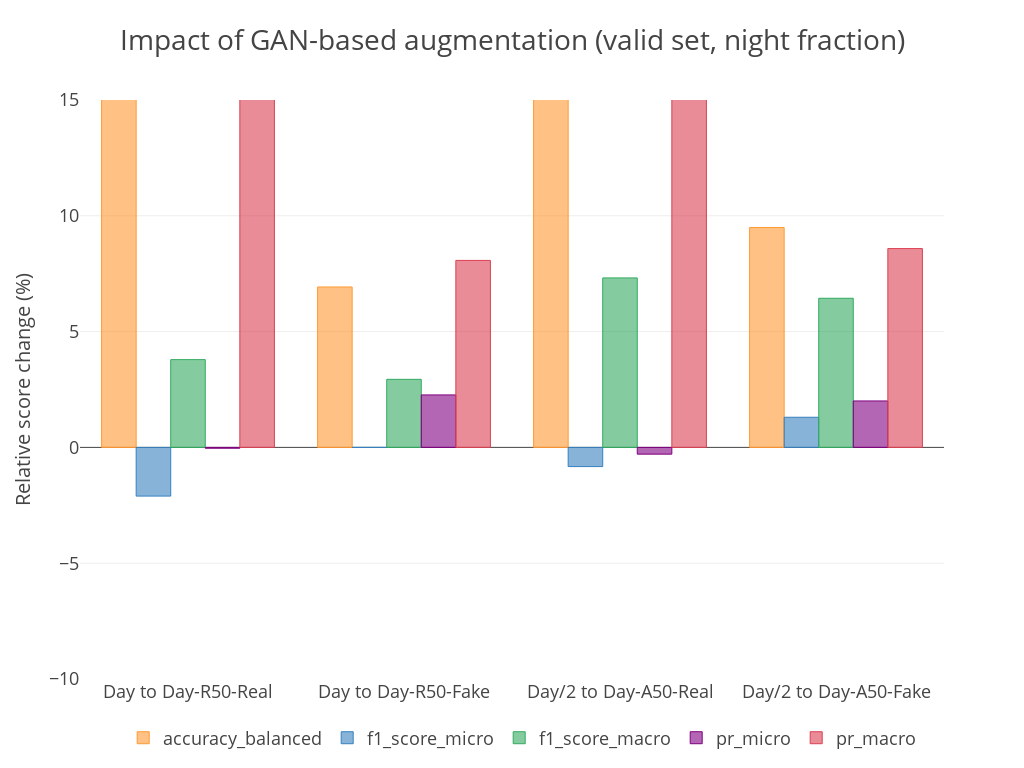

Notebook cell for this chart:
### Code cell
df_cursplit_diff_rel.trial = df_cursplit_diff_rel.trial.map({"train_A_over": "train_A_over", "train_B_over": "train_B_over", "train_C_over": "Day to Day-R50-Real", "train_A_over_ganaug_025": "train_A_over_ganaug_025", "train_A_over_ganaug_050": "Day to Day-R50-Fake", "train_B_over_ganaug_025": "train_B_over_ganaug_025", "train_A_over_ganaug_050_augonlyasbase": "train_A_over_ganaug_050_augonlyasbase"})
if additional_subtract_from_AUGONLYASBASE_for_plot:
    df_cursplit_diff_rel_aoab.trial = df_cursplit_diff_rel_aoab.trial.map({"train_A_over": "train_A_over", "train_B_over": "train_B_over", "train_C_over": "Day/2 to Day-A50-Real", "train_A_over_ganaug_025": "train_A_over_ganaug_025", "train_A_over_ganaug_050": "Day/2 to Day-A50-Fake", "train_B_over_ganaug_025": "train_B_over_ganaug_025", "train_A_over_ganaug_050_augonlyasbase": "train_A_over_ganaug_050_augonlyasbase"})
    df_cursplit_diff_rel = pd.concat([df_cursplit_diff_rel, df_cursplit_diff_rel_aoab], axis = 0).reset_index(drop = True)

layout["title"] = "Impact of GAN-based augmentation (valid set, night fraction)"
layout["yaxis"]["title"] = "Relative score change (%)"

run = "clear_cloudy_merged" 
df_cursplit_diff_rel_plot = df_cursplit_diff_rel.copy()
df_cursplit_diff_rel_plot = df_cursplit_diff_rel_plot.loc[df_cursplit_diff_rel_plot.run == run, :].reset_index(drop=True)
df_cursplit_diff_rel_plot = df_cursplit_diff_rel_plot.loc[1:df_cursplit_diff_rel_plot.shape[0], :]
df_cursplit_diff_rel_plot = df_cursplit_diff_rel_plot.loc[df_cursplit_diff_rel_plot.trial.isin(["Day to Day-R50-Real", "Day to Day-R50-Fake", "Day/2 to Day-A50-Real", "Day/2 to Day-A50-Fake"]), :].reset_index(drop=True)
df_cursplit_diff_rel_plot = df_cursplit_diff_rel_plot.set_index(["trial"]).loc[:, metrics2print]

fig = df_cursplit_diff_rel_plot.iplot(kind = "bar", y = ["accuracy_balanced", "f1_score_micro", "f1_score_macro", "pr_micro", "pr_macro"], layout = layout, asFigure = True)
py.offline.iplot(fig, show_link = False, config = config)

### Figure 1 — Plotly figure (JSON) as saved in the notebook; plotly's stock layout.template omitted (floating-point values rounded to 4 significant figures)
{"data": [{"marker": {"color": "rgba(255, 153, 51, 0.6)", "line": {"color": "rgba(255, 153, 51, 1.0)", "width": 1}}, "name": "accuracy_balanced", "orientation": "v", "text": "", "type": "bar", "uid": "7d171740-7f47-4b8a-a349-4649bf3b659f", "x": ["Day to Day-R50-Real", "Day to Day-R50-Fake", "Day/2 to Day-A50-Real", "Day/2 to Day-A50-Fake"], "y": [17.39, 6.927, 20.21, 9.494]}, {"marker": {"color": "rgba(55, 128, 191, 0.6)", "line": {"color": "rgba(55, 128, 191, 1.0)", "width": 1}}, "name": "f1_score_micro", "orientation": "v", "text": "", "type": "bar", "uid": "4c62621c-6705-4ccd-9218-4436a3512cff", "x": ["Day to Day-R50-Real", "Day to Day-R50-Fake", "Day/2 to Day-A50-Real", "Day/2 to Day-A50-Fake"], "y": [-2.103, 0, -0.8284, 1.302]}, {"marker": {"color": "rgba(50, 171, 96, 0.6)", "line": {"color": "rgba(50, 171, 96, 1.0)", "width": 1}}, "name": "f1_score_macro", "orientation": "v", "text": "", "type": "bar", "uid": "6627f2f2-607c-4ab4-a59b-93bef2d90a59", "x": ["Day to Day-R50-Real", "Day to Day-R50-Fake", "Day/2 to Day-A50-Real", "Day/2 to Day-A50-Fake"], "y": [3.789, 2.939, 7.318, 6.439]}, {"marker": {"color": "rgba(128, 0, 128, 0.6)", "line": {"color": "rgba(128, 0, 128, 1.0)", "width": 1}}, "name": "pr_micro", "orientation": "v", "text": "", "type": "bar", "uid": "5e7b25b0-fc04-4b20-8b68-d27340d390ae", "x": ["Day to Day-R50-Real", "Day to Day-R50-Fake", "Day/2 to Day-A50-Real", "Day/2 to Day-A50-Fake"], "y": [-0.03697, 2.266, -0.2914, 2.006]}, {"marker": {"color": "rgba(219, 64, 82, 0.6)", "line": {"color": "rgba(219, 64, 82, 1.0)", "width": 1}}, "name": "pr_macro", "orientation": "v", "text": "", "type": "bar", "uid": "cb594433-18b6-4cf7-9d4b-39da75e69f43", "x": ["Day to Day-R50-Real", "Day to Day-R50-Fake", "Day/2 to Day-A50-Real", "Day/2 to Day-A50-Fake"], "y": [15.99, 8.073, 16.54, 8.584]}], "layout": {"height": 768, "legend": {"font": {"size": 18}, "orientation": "h", "x": 0.05, "y": -0.07}, "title": {"font": {"size": 28}, "text": "Impact of GAN-based augmentation (valid set, night fraction)"}, "width": 1024, "xaxis": {"tickfont": {"size": 18}}, "yaxis": {"dtick": 5, "range": [-10, 15], "tickfont": {"size": 18}, "title": {"font": {"size": 20}, "text": "Relative score change (%)"}}}}
